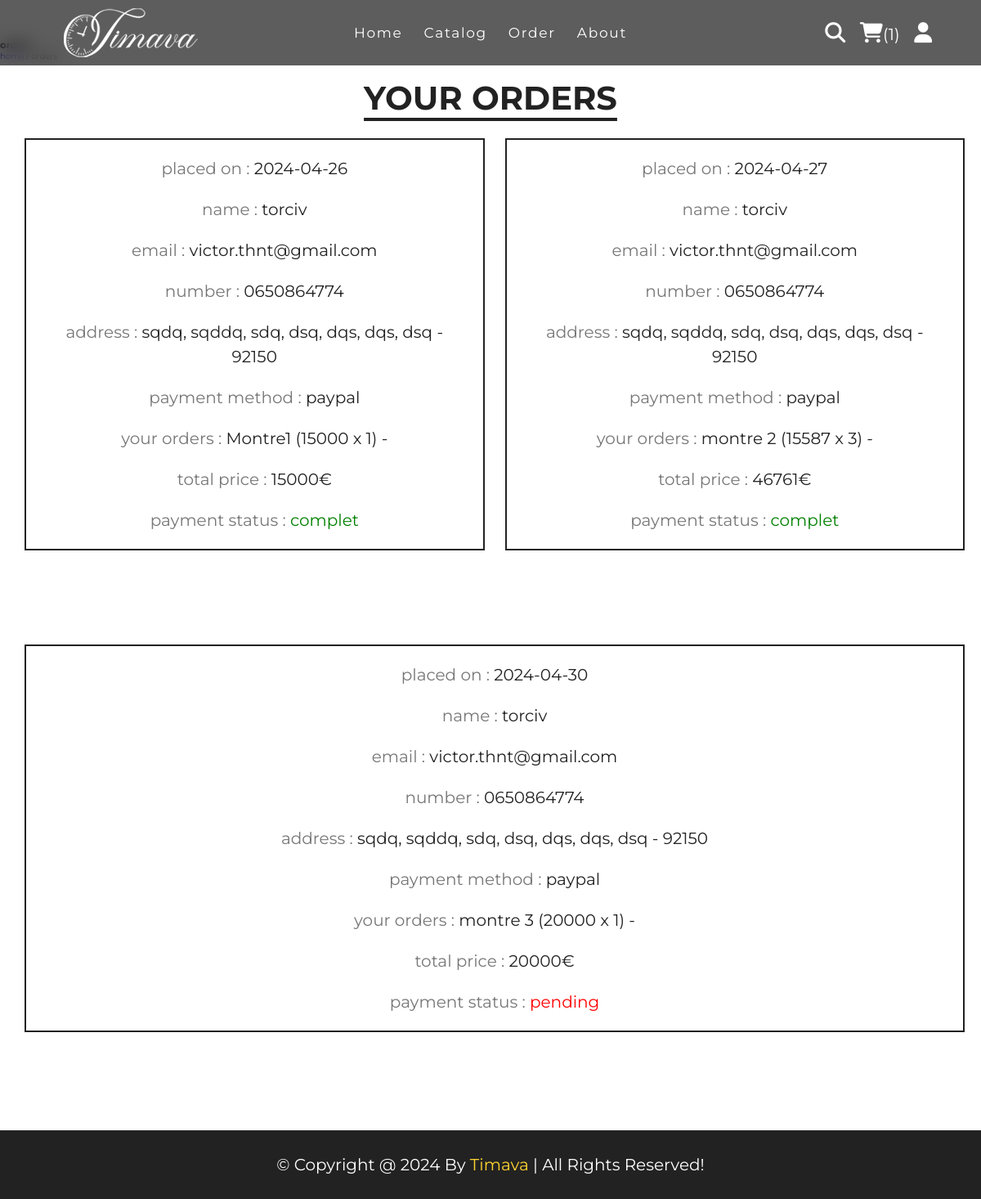
Screenshot of /orders.php (signed in) with the database file from the repository.
### tables this page shows
CREATE TABLE `orders` (
  `id` int(100) NOT NULL,
  `user_id` int(100) NOT NULL,
  `name` varchar(20) NOT NULL,
  `number` varchar(10) NOT NULL,
  `email` varchar(50) NOT NULL,
  `method` varchar(50) NOT NULL,
  `address` varchar(500) NOT NULL,
  `total_products` varchar(1000) NOT NULL,
  `total_price` int(100) NOT NULL,
  `placed_on` date NOT NULL DEFAULT current_timestamp(),
  `payment_status` varchar(20) NOT NULL DEFAULT 'pending'
);

### orders.php (the view, shortened to what this page needs)
<?php
include 'components/connect.php';
if(isset($_SESSION['user_id'])){
   $user_id = $_SESSION['user_id'];
}else{
   $user_id = '';
   header('location:home.php');
};
?>
<!DOCTYPE html>
<html lang="en">
<head>
   <link rel="stylesheet" href="https://cdnjs.cloudflare.com/ajax/libs/font-awesome/6.1.1/css/all.min.css">
   <link rel="stylesheet" href="css/style.css">
</head>
<body>
<?php include 'components/user_header.php'; ?>
<div class="heading">
   <h3>orders</h3>
   <p><a href="html.php">home</a> <span> / orders</span></p>
</div>
<section class="orders">
   <h1 class="title">your orders</h1>
   <div class="box-container">
   <?php
      if($user_id == ''){
         echo '<p class="empty">please login to see your orders</p>';
      }else{
         $select_orders = $conn->prepare("SELECT * FROM `orders` WHERE user_id = ?");
         $select_orders->execute([$user_id]);
         if($select_orders->rowCount() > 0){
            while($fetch_orders = $select_orders->fetch(PDO::FETCH_ASSOC)){
   ?>
   <div class="box">
      <p>placed on : <span><?= $fetch_orders['placed_on']; ?></span></p>
      <p>name : <span><?= $fetch_orders['name']; ?></span></p>
      <p>email : <span><?= $fetch_orders['email']; ?></span></p>
      <p>number : <span><?= $fetch_orders['number']; ?></span></p>
      <p>address : <span><?= $fetch_orders['address']; ?></span></p>
      <p>payment method : <span><?= $fetch_orders['method']; ?></span></p>
      <p>your orders : <span><?= $fetch_orders['total_products']; ?></span></p>
      <p>total price : <span><?= $fetch_orders['total_price']; ?>€</span></p>
      <p> payment status : <span style="color:<?php if($fetch_orders['payment_status'] == 'pending'){ echo 'red'; }else{ echo 'green'; }; ?>"><?= $fetch_orders['payment_status']; ?></span> </p>
   </div>
   <?php
      }
      }else{
         echo '<p class="empty">no orders placed yet!</p>';
      }
      }
   ?>
   </div>
</section>
<?php include 'components/footer.php'; ?>
</body>
</html>

### css/style.css (style rules this page uses)
:root { --yellow: #fed330; --red: #e74c3c; --white: white; --black: #222; --light-color: #777; --border: .2rem solid var(--black); }
* { font-family: 'Montserrat', sans-serif; margin: 0; padding: 0; box-sizing: border-box; outline: none; border: none; text-decoration: none; }
html { font-size: 62.5%; overflow-x: hidden; scroll-behavior: smooth; stop-opacity: 7rem; }
section { margin: 0 auto; max-width: 1200px; padding: 2rem; }
.title { text-align: center; margin-bottom: 2.5rem; font-size: 4rem; color: var(--black); text-transform: uppercase; text-decoration: underline; text-underline-offset: 1rem; }
.box { margin-left: 10px; display: flex; flex-direction: column; align-items: center; text-align: center; margin-bottom: 100px; }
.orders .box-container { display: flex; flex-wrap: wrap; gap: 1.5rem; align-items: flex-start; }
.orders .box-container .box { padding: 1rem 2rem; border: var(--border); flex: 1 1 40rem; }
.orders .box-container .box p { line-height: 1.5; margin: 1rem 0; font-size: 2rem; color: var(--light-color); }
.orders .box-container .box p span { color: var(--black); }

### rows the page displays
orders: placed_on "2024-04-26", name "torciv", email "victor.thnt@gmail.com", number "0650864774", address "sqdq, sqddq, sdq, dsq, dqs, dqs, dsq - 92150", method "paypal", total_products "Montre1 (15000 x 1) -", total_price "15000", payment_status "complet"
orders: placed_on "2024-04-27", name "torciv", email "victor.thnt@gmail.com", number "0650864774", address "sqdq, sqddq, sdq, dsq, dqs, dqs, dsq - 92150", method "paypal", total_products "montre 2 (15587 x 3) -", total_price "46761", payment_status "complet"
orders: placed_on "2024-04-30", name "torciv", email "victor.thnt@gmail.com", number "0650864774", address "sqdq, sqddq, sdq, dsq, dqs, dqs, dsq - 92150", method "paypal", total_products "montre 3 (20000 x 1) -", total_price "20000", payment_status "pending"

### other values shown
$total_cart_items "1"
